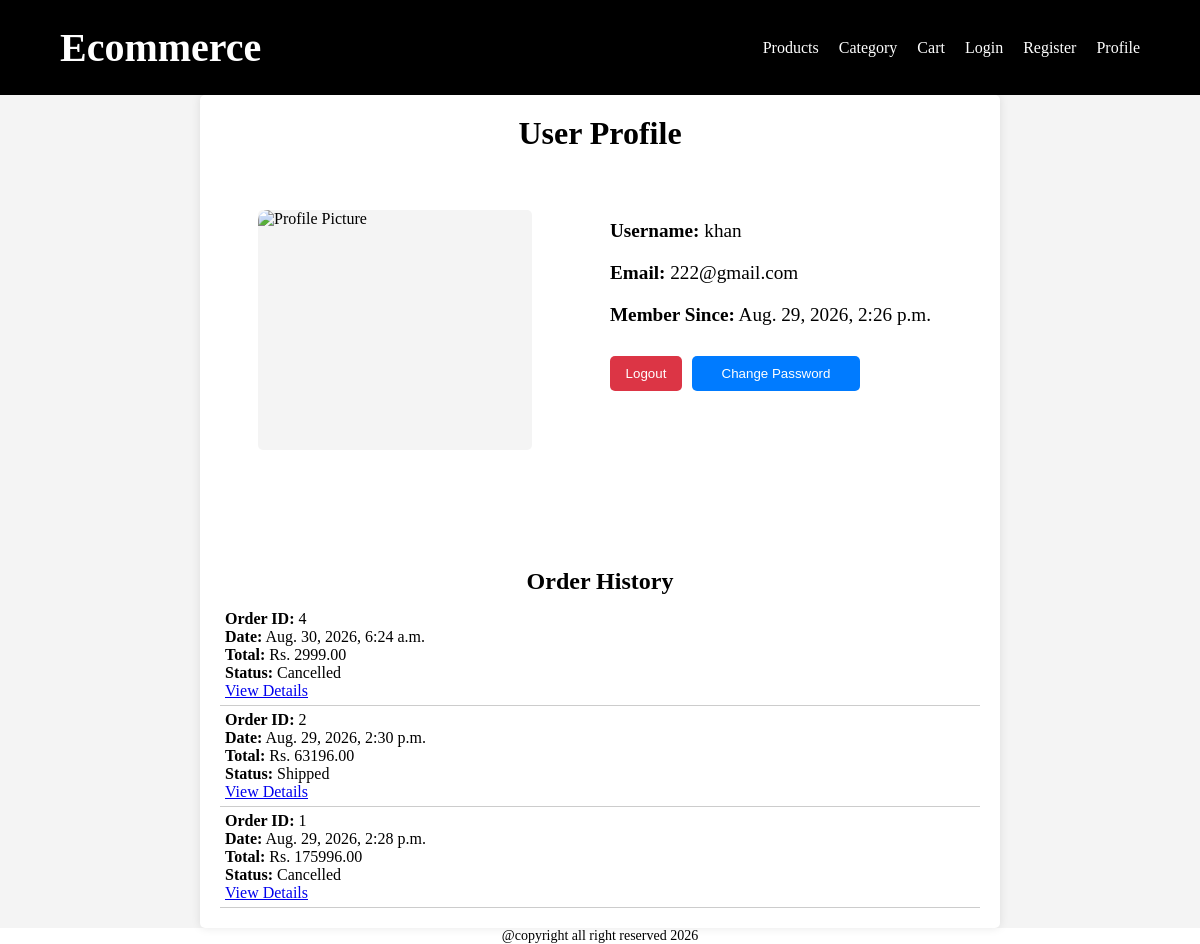
The page /accounts/profile/ (signed in) on the database its author committed.
### apps/orders/models.py (models this page shows, shortened)
class Order(models.Model):
    class StatusChoices(models.TextChoices):
        Pending = 'Pending' ,'Pending'
        Processing = 'Processing', 'Processing'
        Deliverd ='Deliverd','Deliverd'
        Shipped = 'Shipped','Shipped'
        Cancelled = 'Cancelled','Cancelled'
    customer = models.ForeignKey(Customer , on_delete=models.CASCADE , related_name='orders')
    status = models.CharField(
        max_length=50,
        choices=StatusChoices.choices,
        default=StatusChoices.Pending
    )
    total_price = models.DecimalField(max_digits=10 ,decimal_places=2)
    created_at = models.DateTimeField(auto_now_add=True)
    ALLOWED_TRANSITIONS = {
        StatusChoices.Pending : [ StatusChoices.Processing , StatusChoices.Cancelled],
        StatusChoices.Processing : [StatusChoices.Shipped , StatusChoices.Cancelled],
        StatusChoices.Shipped : [StatusChoices.Deliverd],
        StatusChoices.Deliverd : [],
        StatusChoices.Cancelled : [],
    }

### apps/accounts/views.py (the view)
# urls.py: path('profile/' , views.profile , name='profile'),
@login_required
def profile(req):
    customer = req.user.customer
    orders = customer.orders.all().order_by('-created_at')
    context = {
        'user' : req.user,
        'orders': orders ,
    }
    return render(req , 'accounts/profile.html' , context)

### templates/accounts/profile.html (shortened to what this page needs)
{% extends 'base.html' %}
{% load static %}
{% block link %}
    <link rel="stylesheet" href="{% static 'CSS/accounts.css' %}">
{% endblock %}
{% block content %}
    <main class="profile-main">
        <div class="profile-container">
            <h1>User Profile</h1>
            <div class="profile-data-container">
                <div class="profile-pic">
                    <img src="{% static 'images/profile-pic.png' %}" alt="Profile Picture">
                </div>
                <div class="profile-info">
                    <p><strong>Username:</strong> {{ user.username }}</p>
                    <p><strong>Email:</strong> {{ user.email }}</p>
                    <p><strong>Member Since:</strong> {{ user.date_joined }}</p>
                    <div class="profile-actions">
                        <form method="post" action="{% url 'logout' %}">
                            <button class='logout-btn' type="submit">Logout</button>
                        </form>
                        <form method="post" action="{% url 'change_password' %}">
                            <button class='change-password-btn' type="submit">Change Password</button>
                        </form>
                    </div>
                </div>
            </div>
            <div class="order-section">
                <h2>Order History</h2>
                {% if orders %}
                    <ul class="order-list">
                        {% for order in orders %}
                            <li class="order-item">
                                <p><strong>Order ID:</strong> {{ order.id }}</p>
                                <p><strong>Date:</strong> {{ order.created_at }}</p>
                                <p><strong>Total:</strong> Rs. {{ order.total_price }}</p>
                                <p><strong>Status:</strong> {{ order.status }}</p>
                                <a href="{% url 'order_detail' order.id %}">View Details</a>
                            </li>
                        {% endfor %}
                    </ul>
                {% else %}
                    <p>No orders found.</p>
                {% endif %}
            </div>
        </div>
    </main>
{% endblock %}

### static/CSS/accounts.css (style rules this page uses)
* { margin: 0; padding: 0; box-sizing: border-box; }
.profile-main { background-color: #f4f4f4; display: flex; justify-content: center; align-items: center; }
.profile-container { min-width: 50rem; background-color: #fff; padding: 20px; border-radius: 5px; box-shadow: 0 0 10px rgba(0, 0, 0, 0.1); }
.profile-container h1 { text-align: center; margin-bottom: 20px; }
.profile-data-container { padding: 5% 5%; display: flex; flex-direction: row; justify-content: space-between; gap: 10px; }
.profile-pic { width: 40%; height: 15rem; display: flex; justify-content: center; align-items: center; background-color: #f4f4f4; border-radius: 5px; }
.profile-pic img { width: 100%; height: 100%; border-radius: 10px; }
.profile-info { width: 50%; height: 20rem; display: flex; flex-direction: column; border-radius: 5px; }
.profile-info p { font-size: 1.2rem; margin-bottom: 10px; margin-left: 10px; margin-top: 10px; }
.profile-actions { display: flex; flex-direction: row; margin-top: 20px; }
.profile-info .logout-btn { width: 4.5rem; padding: 10px; background-color: #dc3545; color: #fff; border: none; border-radius: 5px; cursor: pointer; margin-left: 10px; }
.profile-info .change-password-btn { width: 10.5rem; padding: 10px; background-color: #007bff; color: #fff; border: none; border-radius: 5px; cursor: pointer; margin-left: 10px; }
.order-section h2 { text-align: center; margin-bottom: 10px; }
.order-section ul { list-style-type: none; }
.order-section ul li { padding: 5px; border-bottom: 1px solid #ccc; }

### templates/components/navbar.html (style rules this page uses)
* { margin: 0; padding: 0; }

### rows shown on the page
Order: id "4", created_at "Aug. 30, 2026, 6:24 a.m.", total_price "2999.00", status "Cancelled"
Order: id "2", created_at "Aug. 29, 2026, 2:30 p.m.", total_price "63196.00", status "Shipped"
Order: id "1", created_at "Aug. 29, 2026, 2:28 p.m.", total_price "175996.00", status "Cancelled"

### other values the page prints
{{ user.username }} "khan"
{{ user.email }} "222@gmail.com"
{{ user.date_joined }} "Aug. 29, 2026, 2:26 p.m."
